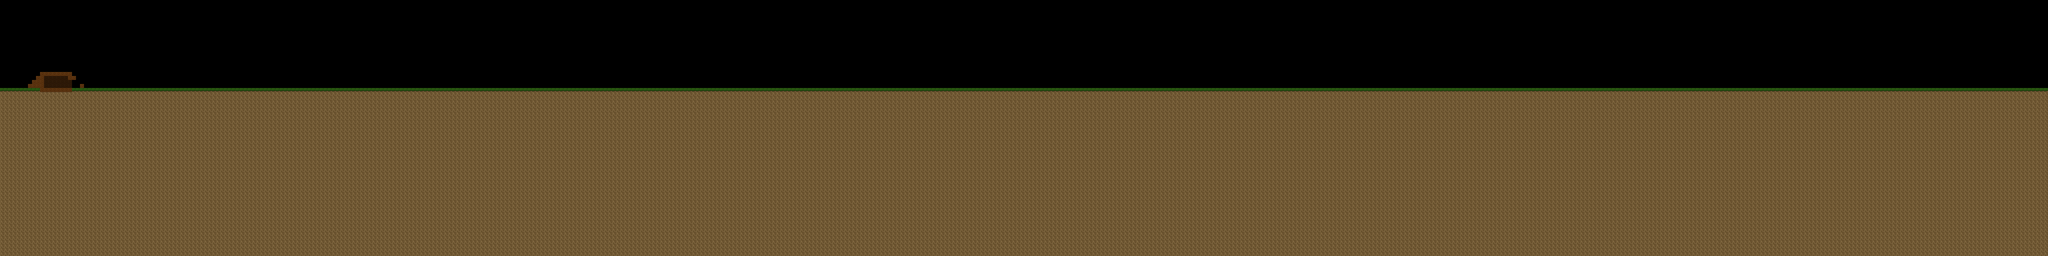

This is a level from a 2D game, rendered from its Tiled map with the project's own tilesets. A one-line summary and the map file follow, with tile-layer data summarised:
An orthogonal 512x64 tile map with 16x16 px tiles, 2 tile layers (Wall, World).

<map version="1.0" orientation="orthogonal" width="512" height="64" tilewidth="16" tileheight="16">
 <tileset firstgid="1" name="terrain" tilewidth="16" tileheight="16">
  <image source="terrain.png" width="256" height="256" />
 </tileset>
 <layer name="Wall" width="512" height="64">
  <data>[32768 cells, 21524 non-empty, 2 distinct tile ids]</data>
 </layer>
 <layer name="World" width="512" height="64">
  <data>[32768 cells, 21524 non-empty, 3 distinct tile ids]</data>
 </layer>
</map>
